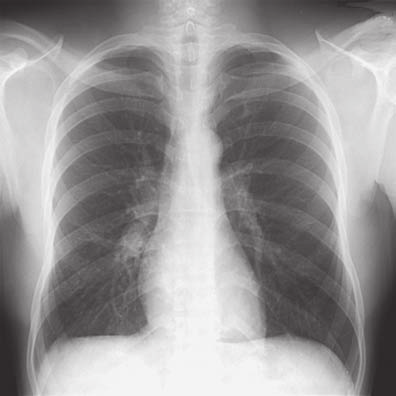
#> input picture opencv/cs669_projects/soru1-chest.tif, 396 x 396 px; the run also reads 2 pictures not shown here
$ jupyter execute MertGul_Project1.ipynb   (shell and % lines are left out)
#> lines starting #> are read from the running program, lines starting #| are printed output that depends on the picture; after the words box and inside, x2 and y2 are one past the last pixel; in counts of white or black regions, pixels touching at a corner belong together
# BBS669 GÖRÜNTÜ İŞLEME DERSİ
## PROJE 1
**Teslim tarihi:** 18.04.2021<br>
**Email:** aca.odev@gmail.com<br>
**Amaç:** Bu projede görüntü iyileştirme yöntemlerinden bazılarını verilen görüntüler üzerinde denemeniz beklenmektedir.

[cell 1]
# klasör içindeki dosyalar

Aşağıda, <br>
1) Kullanacağımız kütüphaneleri yüklüyor,<br>
2) Proje dosya isimlerini bir listede topluyor,<br>
3) Resim dosyalarını ve boyutlarını görsel amaçlı ekrana bastırıyoruz.<br>

[cell 2]
import cv2             # "opencv" library
import numpy as np     # "numpy" library for n dimensional array hangling
from PIL import Image  # "Pillow" library for save/open/show images
import matplotlib.pyplot as plt  # 'matplotlib' lib. for img arragements

[cell 3]
project1_imgs = ["soru1-chest.tif",
                "soru1-lena.bmp",
                "soru1-pepper.bmp",
                "soru2-fingerprint.tif",
                "soru3-ocr.tif"]

[cell 4]
fig, ax = plt.subplots(2,3, figsize=(15,10))
plt.suptitle("'Name' and 'Shape' of the files:", size=20)
for i in range(5):
    img = cv2.imread(project1_imgs[i], 0)
#> img: shape (396, 396); min 41, max 252, mean 151.5
    h, w = (i//3, i%3)  # height, width coordinates
    ax[h][w].title.set_text(f"'{project1_imgs[i]}' with shape: {img.shape}")
    ax[h][w].imshow(img, cmap="gray")
# plt.tight_layout()

***
### Soru 1:
**(40 puan) Aşağıdaki verilen üç görüntünün kontrast değerleri düşüktür. Bu görüntülerin kontrast değerlerini iyileştirmek için sırasıyla aşağıdaki adımları uygulayın.**

İlk olarak görüntüleri birer değişkene atıyoruz.

[cell 5]
chest = cv2.imread(project1_imgs[0], 0)  # "soru1-chest.tif"
lena = cv2.imread(project1_imgs[1], 0)   # "soru1-lena.bmp"
pepper = cv2.imread(project1_imgs[2], 0) # "soru1-pepper.bmp"

**a. Bu görüntülerin mevcut halleri için histogramlarını elde edin.**

1\. soru resimlerinin histogramlarını ve CDF (cumulative distribution) fonksiyonunu aynı grafikte gösterelim. Histogram equalization adımından sonra yapılan iyileştirmelerin ardından histogramların daha homojen bir şekilde yayılmasını, CDF fonksiyonunun da linear olarak _(neredeyse y = x doğrusu gibi)_ düzelmesini gözlemleyeceğiz.<br>

[cell 6]
def soru1(img_list):
    for img in img_list:
        # let's create a base figure:
        plt.figure(figsize=(14, 5))
        plt.subplot(121)
        # current image:
        plt.imshow(img, cmap="gray")
        plt.subplot(122)
        # calculate and plot histogram:
        hist = cv2.calcHist(images=[img],
                            channels=[0], # only b&w
                            mask=None,
                            histSize=[256],
                            ranges=[0, 256])
        plt.plot(hist, color="black", linewidth=1)
        # calculate and plot cumulative distribution function:
        cdf = hist.cumsum()
        cdf = cdf * (hist.max() / cdf.max())  # normalized cdf to fit the graph
        plt.plot(cdf, color="crimson")
        # cosmetic changes:
        plt.grid(axis="y", alpha=0.5, linewidth=1.25, linestyle="--")
        plt.fill_between(x=range(256), y1=hist.ravel(), color="gray", alpha=0.60)
        plt.legend(("Hist", "CDF"), loc="upper left", fontsize="large")
        plt.show()
#> this loop made 3 passes

soru1([chest, lena, pepper])

**b. Görüntülere contrast streching uygulayın ve yeni görüntüyle birlikte histogramını elde edin. Contrast streching için minimum ve maksimum piksel değerlerini en düşük %1 ve en yüksek %1’lik dilimden seçin. Yani en düşük %1’lik pikseli ve en yüksek %1’lik pikselleri ihmal ederek, minimum ve maksimum değerlerini bulun.**

Histogramları da değişkenlere atayarak %1'lik kısımları ihmal ederek alt ve üst sınır değerlerini güncelleyelim.

[cell 7]
# the histograms of the images:
chest_hist = cv2.calcHist(images=[chest], channels=[0], mask=None, histSize=[256], ranges=[0, 256])
#> chest_hist = 256 values, max 4616 at index 244, min 0 at index 0, mean 612.6
lena_hist = cv2.calcHist(images=[lena], channels=[0], mask=None, histSize=[256], ranges=[0, 256])
#> lena_hist = 256 values, max 2723 at index 154, min 0 at index 0, mean 1024
pepper_hist = cv2.calcHist(images=[pepper], channels=[0], mask=None, histSize=[256], ranges=[0, 256])
#> pepper_hist = 256 values, max 2950 at index 65, min 0 at index 230, mean 1024

---

[cell 8]
# first and last 1% of CHEST image
print("First %1:", np.squeeze(np.sort(chest_hist, axis=0)[0:(256//100)+1]))
#| First %1: [0. 0. 0.]
print("Last %1:", np.squeeze(np.sort(chest_hist, axis=0)[-(256//100)-1:]))
#| Last %1: [2238. 2333. 4616.]

[cell 9]
# update the last 2 integers
chest_hist= np.where(chest_hist>2238.0, 2238.0, chest_hist)
#> chest_hist = 256 values, max 2238 at index 78, min 0 at index 0, mean 602.9

***

[cell 10]
# first and last 1% of LENA image
print("First %1:", np.squeeze(np.sort(lena_hist, axis=0)[0:(256//100)+1]))
#| First %1: [0. 0. 0.]
print("Last %1:", np.squeeze(np.sort(lena_hist, axis=0)[-(256//100)-1:]))
#| Last %1: [2673. 2690. 2723.]

[cell 11]
# update the last 2 integers
lena_hist= np.where(lena_hist>2673.0, 2673.0, lena_hist)
#> lena_hist = 256 values, max 2673 at index 154, min 0 at index 0, mean 1023.7

***

[cell 12]
# first and last 1% of PEPPER image
print("First %1:", np.squeeze(np.sort(pepper_hist, axis=0)[0:(256//100)+1]))
#| First %1: [0. 0. 0.]
print("Last %1:", np.squeeze(np.sort(pepper_hist, axis=0)[-(256//100)-1:]))
#| Last %1: [2918. 2948. 2950.]

[cell 13]
# update the last 2 integers
pepper_hist= np.where(pepper_hist>2918.0, 2918.0, pepper_hist)
#> pepper_hist = 256 values, max 2918 at index 63, min 0 at index 230, mean 1023.8

**c. Görüntülere histogram equalization uygulayın. İyileştirilmiş görüntü ve histogramını elde edin.**

Histogram equalization formulü:

$\large h(v) = round\bigg(\frac{cdf(v) \space-\space cdf_{min}}{cdf_{max} \space-\space cdf_{min}} \space\times\space (L-1)\bigg)$

[cell 14]
img_and_hist = zip([chest, lena, pepper],
                   [chest_hist, lena_hist, pepper_hist])
equalized_list = []

[cell 15]
for img, hist in img_and_hist:
    cdf = hist.cumsum()
    # mask the zero values:
    cdf_mask = np.ma.masked_equal(cdf,0.)
    # normalize the cdf to [0,255]:
    cdf_mask = 255 * (cdf_mask - cdf_mask.min())/(cdf_mask.max() - cdf_mask.min())
    # convert the numbers to 8 bit unsigned int:
    cdf = np.ma.filled(cdf_mask,0).astype('uint8')
    # apply the equalization to the image:
    img_equalized = cdf[img]
    # add it to the list:
    equalized_list.append(img_equalized)
#> this loop made 3 passes
#> pass 1, `img_equalized = cdf[img]`:
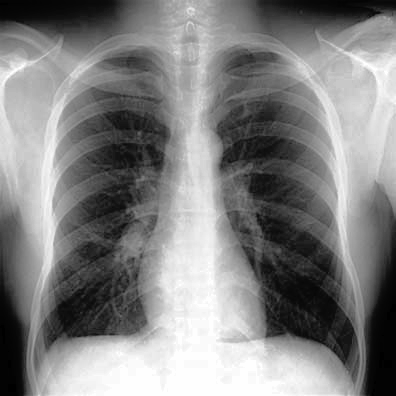
#> img_equalized: shape (396, 396); min 0, max 254, mean 129.7
#> pass 3, `img_equalized = cdf[img]`:
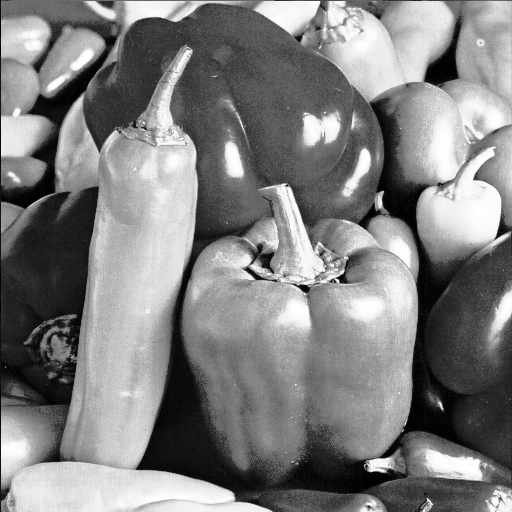
#> img_equalized: shape (512, 512); min 0, max 255, mean 127.8
#> after the loop, equalized_list = 3 items

soru1(equalized_list)
#> the loop in soru1 (call 2), `for img in img_list: # let's create a base figure:` made 3 passes

**Sonuç:** Her ne kadar biber resmi kontrastı zaten iyi olsa da ışıklandırma bakımından daha eşit bir dağılıma kavuşmuştur. Lena ve -özellikle de- göğüs filmi resimlerinde kontrast düzelmesi çok daha belirgindir. Aşağıda, örnek olarak göğüs taraması filmi resimleri (öncesi ve sonrası) gösterilmiştir.

[cell 16]
plt.figure(figsize=(16, 8))
plt.subplot(121)
plt.title("Before", size=18)
plt.imshow(chest, cmap="gray")
plt.axis("off")
plt.subplot(122)
plt.title("After", size=18)
plt.imshow(equalized_list[0], cmap="gray")
plt.axis("off")
plt.show()

### Soru 2:
**(30 puan) Aşağıdaki parmak izi görüntüsünde siyah üstünde beyaz, beyaz üstünde siyah gürültüler bulunmaktadır. Bu gürültüleri tamamen kaldıracak filtreyi ve boyutlarını bularak, farklı boyutlardaki filtrelerin görüntüye etkisini gösterin.**

[cell 17]
fingerprint = cv2.imread(project1_imgs[3], -1) # "soru2-fingerprint.tif"
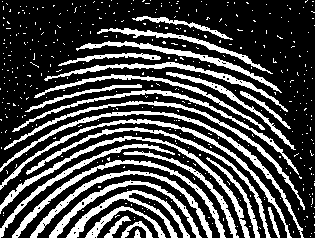
#> input picture opencv/cs669_projects/soru2-fingerprint.tif, 315 x 238 px
#> fingerprint: shape (238, 315); 28.5% white; 414 white regions (387 under 20 px), largest, box (x1, y1, x2, y2) and area: (0, 111, 304, 238) 1388, (0, 136, 250, 238) 1372, (0, 119, 292, 238) 1337
plt.title("Orijinal Görüntü", size=16)
plt.imshow(fingerprint, cmap="binary_r");

Görüntüde açıkça "salt and pepper" gürültüsünün olduğunu görebiliyoruz ki bu, her bir gürültü değerinin aslında bir aşırı değer _(düşük piksel değerleri (siyah) içindeki yüksek (beyaz) değerler, ve tam tersi)_ olduğunu söylemektedir. Bunun için en uygun filtre, median filtredir çünkü bahsedilen piksel değerlerini sıraladığımız zaman, uç değerler başta ya da sonda yer alacaktır. Median filtre ise, belirlediğimiz kernel matrisini resim üzerinde gezdirecek ve merkezdeki piksel değerlerini bu orta (median) değeri ile değiştirecektir. Dolayısıyla aşırı değerler de elenmiş olacaktır. Ayrıca median filtre, görüntüdeki kenarları daha iyi koruyacak, Gaussian filtre gibi bulanıklaştırmayacaktır. Bu da görüntü işleme problemlerinde, öndeki objeyi arka plandan (kenar ayrımı ile) seçerken ya da yol çizgilerini takip ederken kolaylık sağlayacaktır.

[cell 18]
fingerprint = cv2.imread(project1_imgs[3], -1) # "soru2-fingerprint.tif"
frame_count = 1
plt.figure(figsize=(18, 8))
for kernel in range(1, 13, 2):
    plt.subplot(2,3,frame_count)
    plt.title(f"Kernel Size: ({kernel}x{kernel})", size=16)
    plt.imshow(cv2.medianBlur(fingerprint, kernel), cmap="binary_r")
    plt.axis("off")
    frame_count += 1
#> after the loop, frame_count = 7
plt.show()
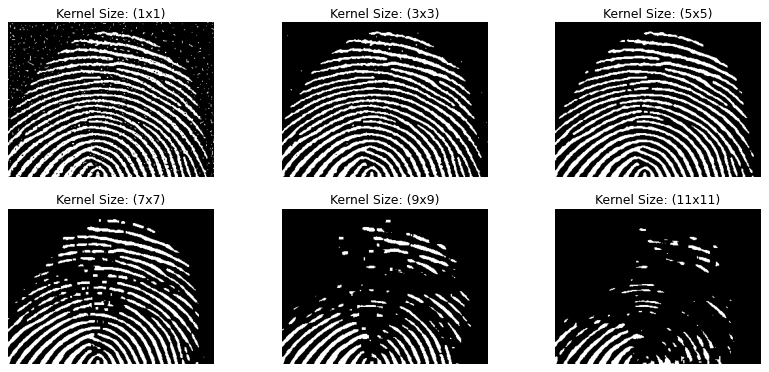
#> figure drawn by matplotlib, 6 panels
del frame_count

En uygun kernel boyutunun (3x3) ya da (5x5) olduğunu resimlerdeki gürültü seviyesinden anlayabiliriz. (3x3) kernelde çok az miktarda gürültü varken, (5x5) boyutundaki kernelde ise parmak izi çizgilerinde küçük miktarda kayıplar gözlemlenmeye başlamıştır. Dolayısıyla problem tanımı, performans durumu ve uygulama alanına göre iki kernelden birisi seçilebilir. (5x5) üstü kernellerde yüksek miktarda veri kaybı mevcuttur.

### Soru 3:
**(30 puan) Aşağıdaki karakter tanıma için kullanılabilecek görüntüde bazı karakterlerde kopukluklar bulunmaktadır. Ortalama (averaging) filtre ve eşikleme (thresholding) kullanarak bu kopuklukları tamir etmek mümkündür. Bu işlemleri sırasıyla yaparak, elde edilen iyileştirilmiş görüntüyü elde edin. Kullanılan filtre ve eşik değerlerini belirleyin.**

[cell 19]
ocr = cv2.imread(project1_imgs[4], -1) # "soru3-ocr.tif"
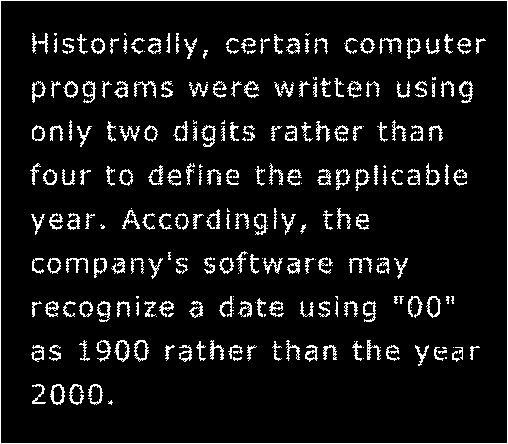
#> input picture opencv/cs669_projects/soru3-ocr.tif, 508 x 444 px
#> ocr: shape (444, 508); 7.9% white in thin lines or dots
Image.fromarray(ocr)  # Orijinal görüntü

Soruda belirtildiği gibi, öncelikle uygun bir "blur" seviyesiyle karakterlerdeki kopuklukları giderecek, ardından thresholding yaparak görüntüdeki bulanıklaştırma ile gelen gürültüleri temizleyeceğiz. Aşağıda, _averaging kernel_ olarak resmimiz üzerinde gezdireceğimiz _(convolution)_ örnek bir "box filter" gösterilmiştir.<br>

$K_{average} = \large\frac{1}{9} \begin{bmatrix} 1 & 1 & 1 \\ 1 & 1 & 1 \\ 1 & 1 & 1 \end{bmatrix}$

[cell 20]
average_function = lambda kernel_size: np.ones((kernel_size, kernel_size), np.float32) / (kernel_size**2)

plt.figure(figsize=(18, 16))
for k in range(1, 10):
    plt.subplot(3,3,k)
    plt.title(f"Kernel Size: ({k}x{k})", size=16)
    ocr_averaged = cv2.filter2D(src=ocr,  # "soru3-ocr.tif" image
                                ddepth=-1,  # when -1, the output image will have the same depth as the source.
                                kernel=average_function(k))  # averaging kernel
    plt.imshow(ocr_averaged, cmap="binary_r")
    plt.axis("off")
plt.show()
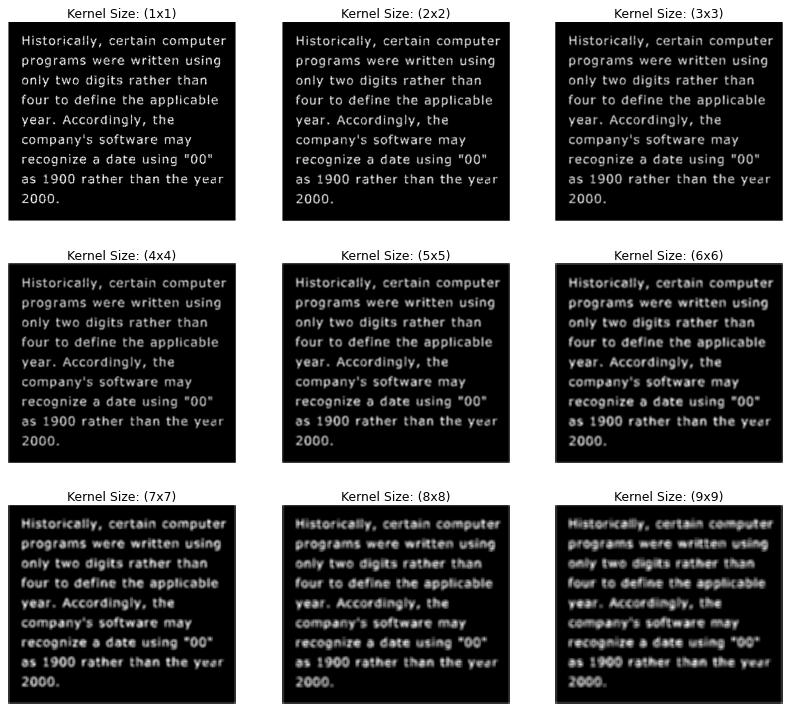
#> figure drawn by matplotlib, 9 panels
del ocr_averaged

(2x2), (3x3) veya -zorlarsak- (4x4) averaging, "okunabilirlik/karakter onarım" dengesini en iyi şekilde tutturan kernel'ler olarak alınabilir. Şimdi yalnızca (4x4)'ü örnek olarak alarak resim üzerinde "Otsu thresholding" uygulayalım ve sonrasında kodu bir fonksiyona dökerek bu üç -veya daha fazla- resim üzerine uygulayalım.

[cell 21]
# average filter with (2x2) kernel on "ocr" image
ocr_averaged_4 = cv2.filter2D(src=ocr, ddepth=-1, kernel=average_function(4))
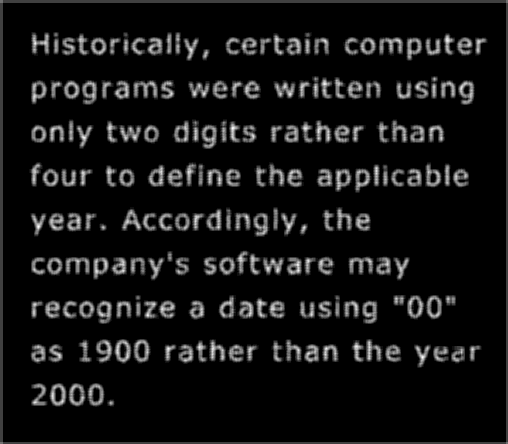
#> ocr_averaged_4: shape (444, 508); min 0, max 255, mean 19.3

# Otsu thresholding on the img "ocr_averaged_4"
ret4, ocr_4 = cv2.threshold(src=ocr_averaged_4, # our averaged 'ocr' image
                            thresh=127, # some random initializer
                            maxval=255, # maximum pixel value
                            type=cv2.THRESH_OTSU,  # thresholding type
                           )
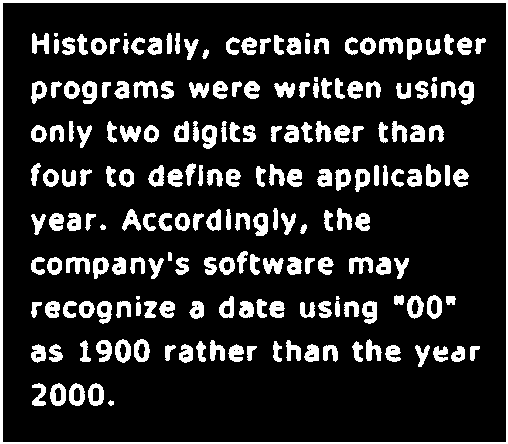
#> ocr_4: shape (444, 508); 15.5% white; 199 white regions (6 under 20 px), largest, box (x1, y1, x2, y2) and area: (0, 0, 508, 444) 4735, (379, 37, 403, 54) 252, (133, 81, 158, 98) 251
#> ret4 = 48
print("Note that, optimal global threshold determined from the image histograms.")
print("Otsu threshold value of 'ocr_averaged_4':", int(ret4))
#| Otsu threshold value of 'ocr_averaged_4': 48
Image.fromarray(ocr_4)

[cell 22]
# şimdi hepsini bir fonksiyon altında toparlayalım
def soru3(number_of_kernels):
#> called with number_of_kernels = 6
    N = number_of_kernels
    assert N>0, "Kernel boyutu sıfırdan büyük olmalı!"
    R = int(np.ceil(N/2))  # grafik gösterimdeki satır sayısı

    plt.figure(figsize=(18, 8*R))
    for k in range(1, N+1):
        # average filter:
        ocr_averaged = cv2.filter2D(src=ocr, ddepth=-1, kernel=average_function(k))
        # Otsu thresholding:
        ret, ocr_new = cv2.threshold(src=ocr_averaged,
                                     thresh=127,
                                     maxval=255,
                                     type=cv2.THRESH_OTSU)

        plt.subplot(R,2,k)
        if k == 1:
            plt.title(f"Original Image: ({k}x{k}) with threshold={int(ret)}", size=18)
        else:
            plt.title(f"ocr_averaged: ({k}x{k}) with threshold={int(ret)}", size=18)
        plt.imshow(ocr_new, cmap="binary_r")
        plt.axis("off")
#> this loop made 6 passes
#> ret on passes 1 to 6: 0, 64, 57, 48, 51, 42
#> pass 3, in soru3, `ret, ocr_new = cv2.threshold(src=ocr_averaged, thresh=127, maxval=255,..`:
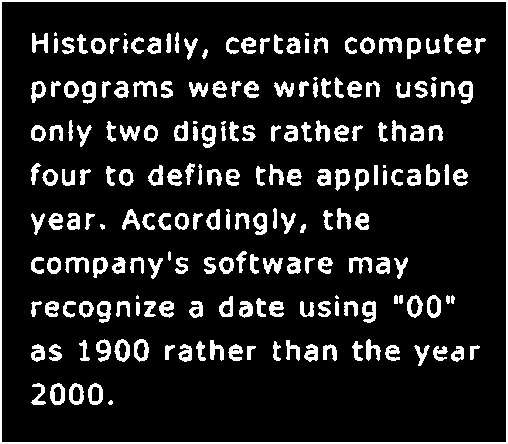
#> ocr_new: shape (444, 508); 12.6% white; 204 white regions (11 under 20 px), largest, box (x1, y1, x2, y2) and area: (0, 0, 508, 444) 3792, (379, 37, 402, 54) 208, (349, 257, 372, 274) 202
    plt.show()
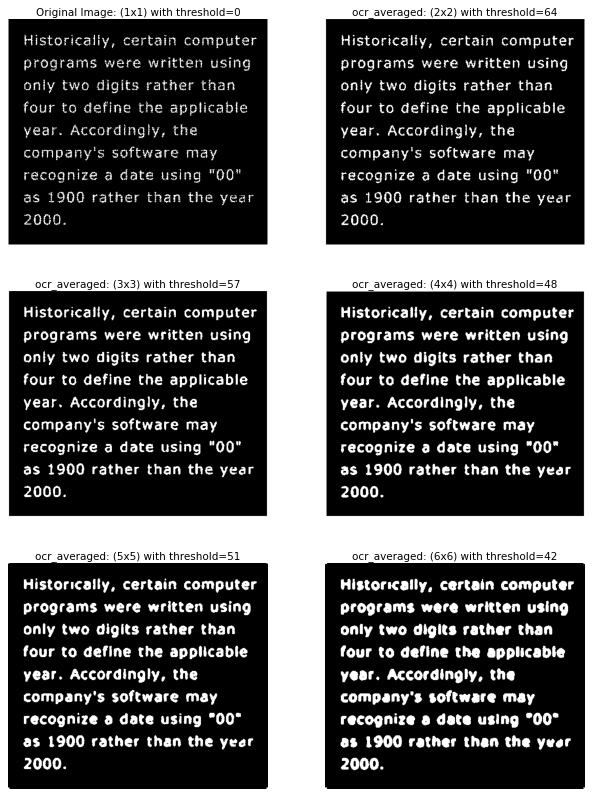
#> figure drawn by matplotlib, 6 panels
    return None

# 6 farklı averaging kernel'i Otsu methodu üzerinde deneyelim:
soru3(6)
